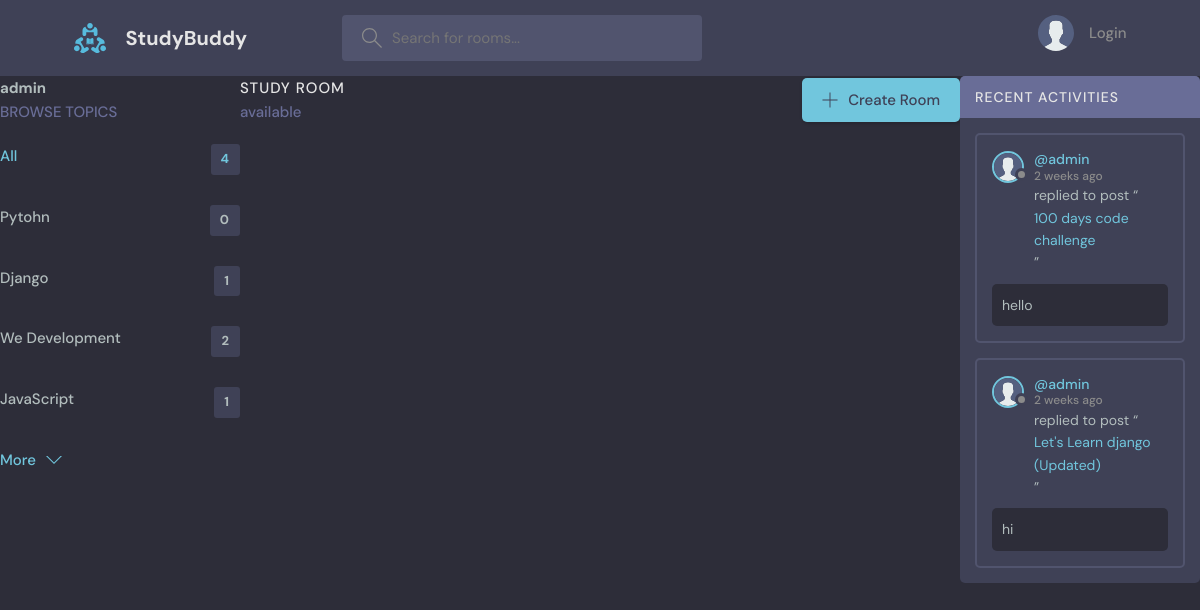
The page /profile/3/ on the database as committed earlier.
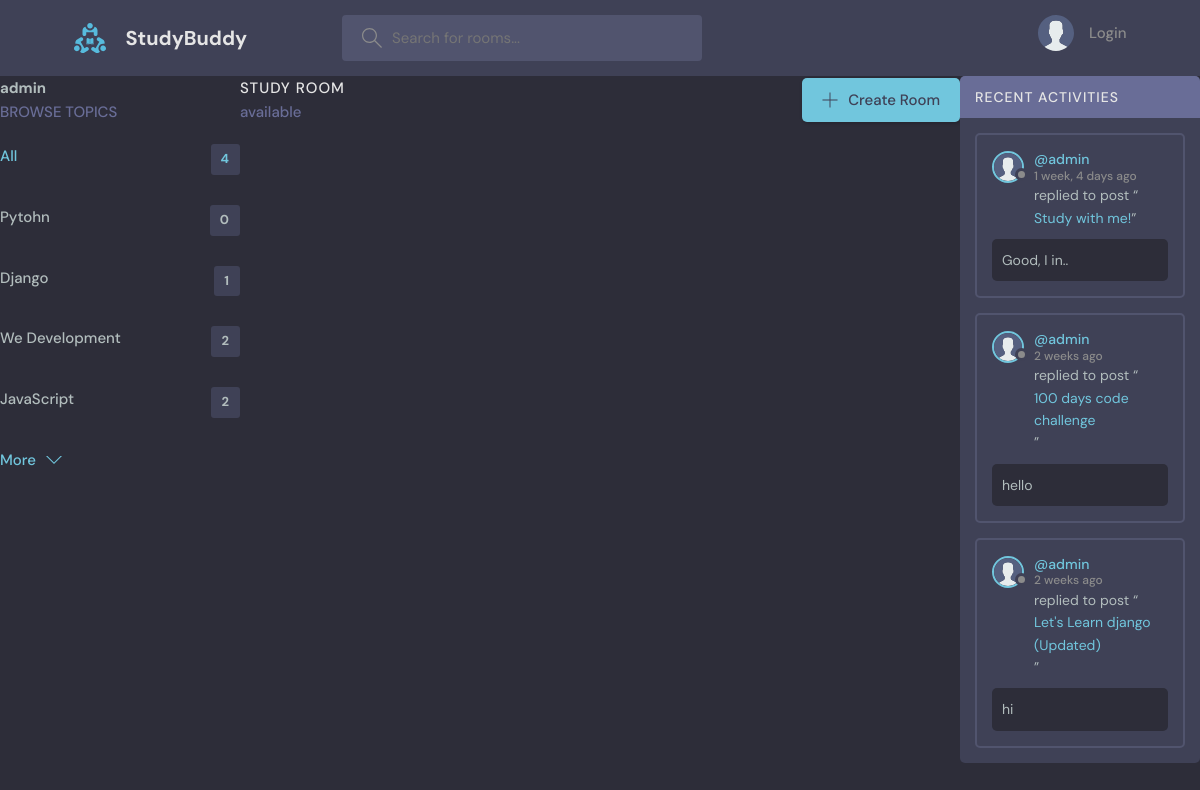
The same page on the database as committed later.
### base/models.py (models this page shows, shortened)
class Topic(models.Model):
    name = models.CharField(max_length=200)

class Message(models.Model):
    user = models.ForeignKey(User, on_delete=models.CASCADE)
    room = models.ForeignKey(Room, on_delete=models.CASCADE)
    body = models.TextField()
    updated = models.DateTimeField(auto_now=True)
    created = models.DateTimeField(auto_now_add=True)
    class Meta:
        ordering = ['-updated', '-created'] # - means descending order

class Room(models.Model):
    host = models.ForeignKey(User, on_delete=models.SET_NULL, null=True)
    topic = models.ForeignKey(Topic, on_delete=models.SET_NULL, null=True)
    name = models.CharField(max_length=200)
    description = models.TextField(null=True, blank=True)
    participants = models.ManyToManyField(User, related_name='participants', blank=True) # many to many relationship
    updated = models.DateTimeField(auto_now=True)
    created = models.DateField(auto_now_add=True)
    class Meta:
        ordering = ['-updated', '-created'] # - means descending order

### base/views.py (the view)
# urls.py: path('profile/<str:pk>/', views.profilePage, name='profile'),
def profilePage(request, pk):
    users = User.objects.get(id=pk)
    rooms  = users.room_set.all()
    room_messages = users.message_set.all()
    topics = Topic.objects.all()
    print('---------------------')
    print(room_messages.query)
    print('---------------------')
    context = {'users':users, 'rooms': rooms, 'room_messages':room_messages, 'topics':topics}
    return render(request, 'base/profile.html', context)

### base/templates/base/profile.html (shortened to what this page needs)
{% extends 'main.html' %}
{% block content %}
<div class="profile-container">
    <div>
        <h2>{{users.username}}</h2>
        {% include 'base/topics_component.html' %}
    </div>
    <div>
        {% include 'base/feed_component.html' %}
    </div>
    <div>
        {% include 'base/activity_component.html' %}
    </div>
</div>
{% endblock content %}

### base/templates/base/topics_component.html
<div class="topics">
    <div class="topics__header">
      <h2>Browse Topics</h2>
    </div>
    <ul class="topics__list">
      <li>
        <a href="{% url 'home' %}" class="active">All <span>{{topics.count}}</span></a>
      </li>
      {% for topic in topics %}
      <li>
        <a href="{% url 'home'%}?q={{topic.name}}">{{topic.name}} <span>{{topic.room_set.all.count}}</span></a>
      </li>
      {% endfor %}
    </ul>
    <a class="btn btn--link" href="topics.html">
      More
      <svg version="1.1" xmlns="http://www.w3.org/2000/svg" width="32" height="32" viewBox="0 0 32 32">
        <title>chevron-down</title>
        <path d="M16 21l-13-13h-3l16 16 16-16h-3l-13 13z"></path>
      </svg>
    </a>
  </div>

### base/templates/base/activity_component.html (shortened to what this page needs)
{% load static %}
  <div class="activities">
    <div class="activities__header">
      <h2>Recent Activities</h2>
    </div>
    {% for room_message in room_messages %}
      <div class="activities__box">
        <div class="activities__boxHeader roomListRoom__header">
          <a href="{% url 'profile' room_message.user.id %}" class="roomListRoom__author">
            <div class="avatar avatar--small">
              <img src="{% static 'assets/avatar.svg' %}" />
            </div>
            <p>
              @{{room_message.user.username}}
              <span>{{room_message.created|timesince}} ago</span>
            </p>
          </a>
        </div>
        <div class="activities__boxContent">
          <p>replied to post “<a href="{% url 'room' room_message.room.id %}">{{room_message.room.name}}</a>”</p>
          <div class="activities__boxRoomContent">
            {{room_message.body}}
          </div>
        </div>
      </div>
    {% endfor %}
  </div>

Rows that differ between the two databases and show on the page:
computed for Topic "JavaScript": room_set.all.count "1" → "2"
added Message: user.username "admin", created "1 week, 4 days", room.name "Study with me!", body "Good, I in.."
